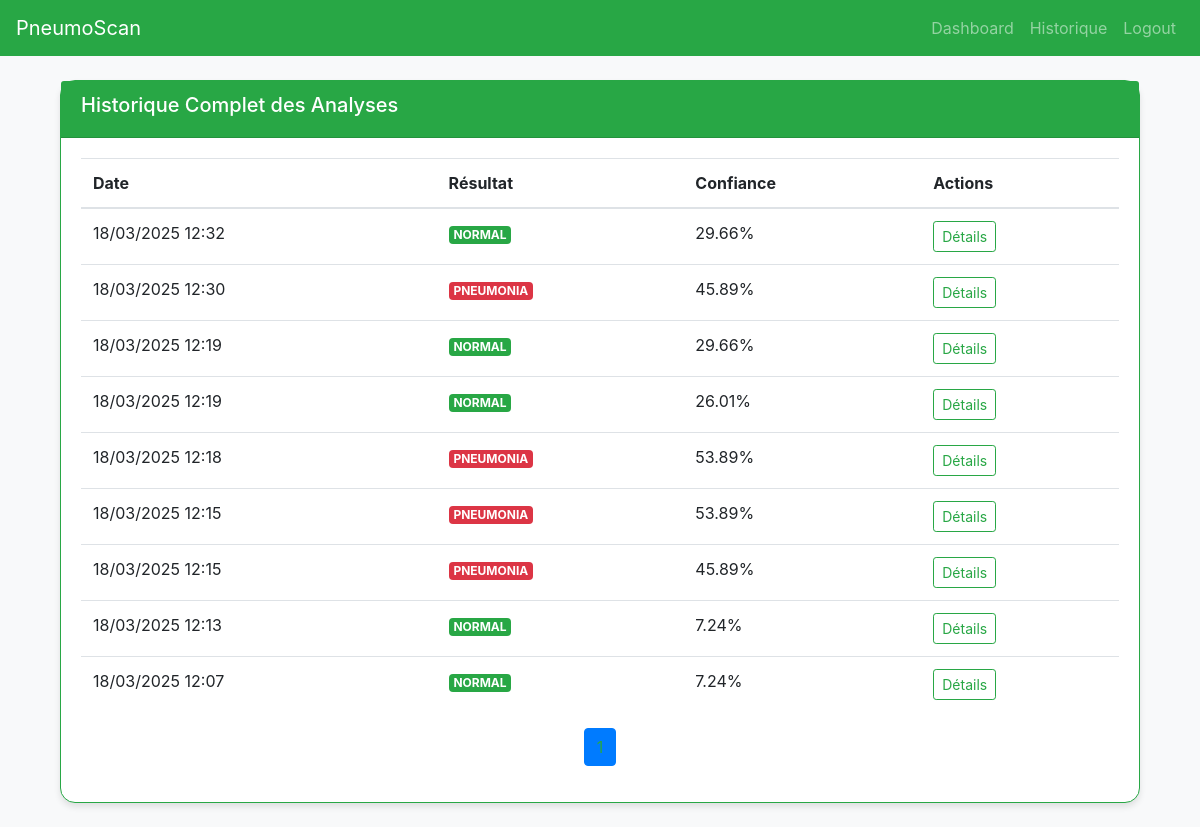
The app's page /history (signed in), older data.
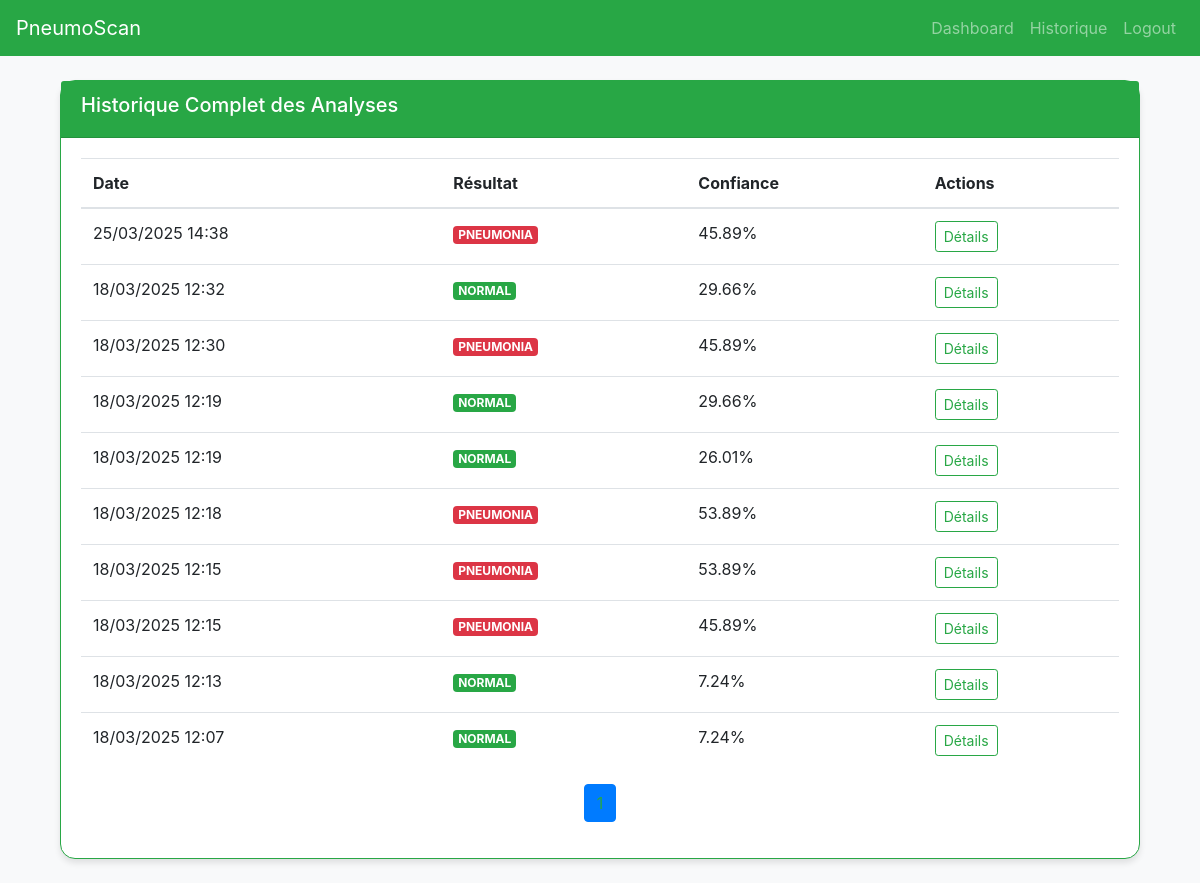
The same page, newer data.
### app.py (models this page shows)
class AnalysisHistory(db.Model):
    id = db.Column(db.Integer, primary_key=True)
    user_id = db.Column(db.Integer, db.ForeignKey('user.id'), nullable=False)
    filename = db.Column(db.String(200), nullable=False)
    result = db.Column(db.String(50), nullable=False)
    confidence = db.Column(db.Float, nullable=False)
    timestamp = db.Column(db.DateTime, default=datetime.utcnow)
    feedback = db.relationship('UserFeedback', backref='analysis', uselist=False)
    denoised=db.Column(db.Boolean, default=False)

### app.py (the view)
@app.route('/history')
@login_required
def full_history():
    page = request.args.get('page', 1, type=int)
    per_page = 10
    analyses = AnalysisHistory.query.filter_by(user_id=current_user.id) \
        .order_by(AnalysisHistory.timestamp.desc()) \
        .paginate(page=page, per_page=per_page)
    return render_template('full_history.html', analyses=analyses)

### app.py (called while the page is built)
@login_manager.user_loader
def load_user(user_id):
    return User.query.get(int(user_id))

### templates/full_history.html (shortened to what this page needs)
{% extends "base.html" %}
{% block content %}
    <div class="container">
        <div class="card border-success mb-4">
            <div class="card-header bg-success text-white">
                <h5>Historique Complet des Analyses</h5>
            </div>
            <div class="card-body">
                <div class="table-responsive">
                    <table class="table table-hover">
                        <thead>
                        <tr>
                            <th>Date</th>
                            <th>Résultat</th>
                            <th>Confiance</th>
                            <th>Actions</th>
                        </tr>
                        </thead>
                        <tbody>
                        {% for analysis in analyses.items %}
                            <tr>
                                <td>{{ analysis.timestamp.strftime('%d/%m/%Y %H:%M') }}</td>
                                <td>
                                <span class="badge badge-{{ 'danger' if analysis.result == 'PNEUMONIA' else 'success' }}">
                                    {{ analysis.result }}
                                </span>
                                </td>
                                <td>{{ "%.2f"|format(analysis.confidence * 100) }}%</td>
                                <td>
                                    <a href="{{ url_for('analysis_details', analysis_id=analysis.id) }}"
                                       class="btn btn-sm btn-outline-success">
                                        Détails
                                    </a>
                                </td>
                            </tr>
                        {% endfor %}
                        </tbody>
                    </table>
                </div>
                <nav aria-label="Page navigation">
                    <ul class="pagination justify-content-center">
                        {% for page_num in analyses.iter_pages() %}
                            <li class="page-item {% if page_num == analyses.page %}active{% endif %}">
                                <a class="page-link text-success"
                                   href="{{ url_for('full_history', page=page_num) }}">
                                </a>
                            </li>
                        {% endfor %}
                    </ul>
                </nav>
            </div>
        </div>
    </div>
{% endblock %}

### templates/base.html (shortened to what this page needs)
<!DOCTYPE html>
<html>
<head>
    <link rel="stylesheet" href="https://stackpath.bootstrapcdn.com/bootstrap/4.5.2/css/bootstrap.min.css">
    <link rel="stylesheet" href="{{ url_for('static', filename='css/style.css') }}">
</head>
<body>
<nav class="navbar navbar-expand-lg navbar-dark bg-success">
    <a class="navbar-brand" href="/">PneumoScan</a>
    <div class="collapse navbar-collapse">
        <div class="navbar-nav ml-auto">
            {% if current_user.is_authenticated %}
                <a class="nav-item nav-link" href="/dashboard">Dashboard</a>
                <a class="nav-item nav-link" href="{{ url_for('full_history') }}">Historique</a>
                <a class="nav-item nav-link" href="/logout">Logout</a>
            {% else %}
                <a class="nav-item nav-link" href="/login">Login</a>
                <a class="nav-item nav-link" href="/register">Register</a>
            {% endif %}
        </div>
    </div>
</nav>
<div class="container mt-4">
    {% block content %}{% endblock %}
</div>
</body>
</html>

### static/css/style.css (style rules this page uses)
body { background-color: #f8f9fa; }
.card { border-radius: 15px; box-shadow: 0 4px 6px rgba(0, 0, 0, 0.1); }

Row changes from the older to the newer data that the page shows:
added AnalysisHistory: timestamp "25/03/2025 14:38", result "PNEUMONIA", analysis.confidence*100 "45.89"
